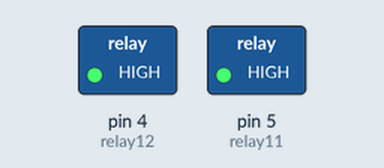
This sketch was run on a simulated Arduino Uno, built with avr-gcc and run on an emulated ATmega328P. On the bench: switched loads named in the sketch (green lamp = pin HIGH).

Above: at 1.5 s.
Timing chart, 0 to 7.9 s (numbered marks = the images above):
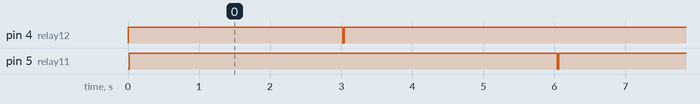

Measured:
- by itself, pin 4 (relay12), pin 5 (relay11): alternates HIGH for 6.0 s and LOW for 0.02 s
- by itself, everything shown: repeats every 6.0 s, in 4 steps

The sketch:

LatchingSolenoid.ino
```cpp
#define relay11 5
#define relay12 4
void setup() {
  pinMode(relay11, OUTPUT);
  pinMode(relay12, OUTPUT);
  digitalWrite(relay11,HIGH);
  digitalWrite(relay12,HIGH);
}

void loop() {
  digitalWrite(relay11,LOW);
  delay(20);
  digitalWrite(relay11,HIGH);
  delay(3000);
  digitalWrite(relay12,LOW);
  delay(20);
  digitalWrite(relay12,HIGH);
  delay(3000);
}
```
